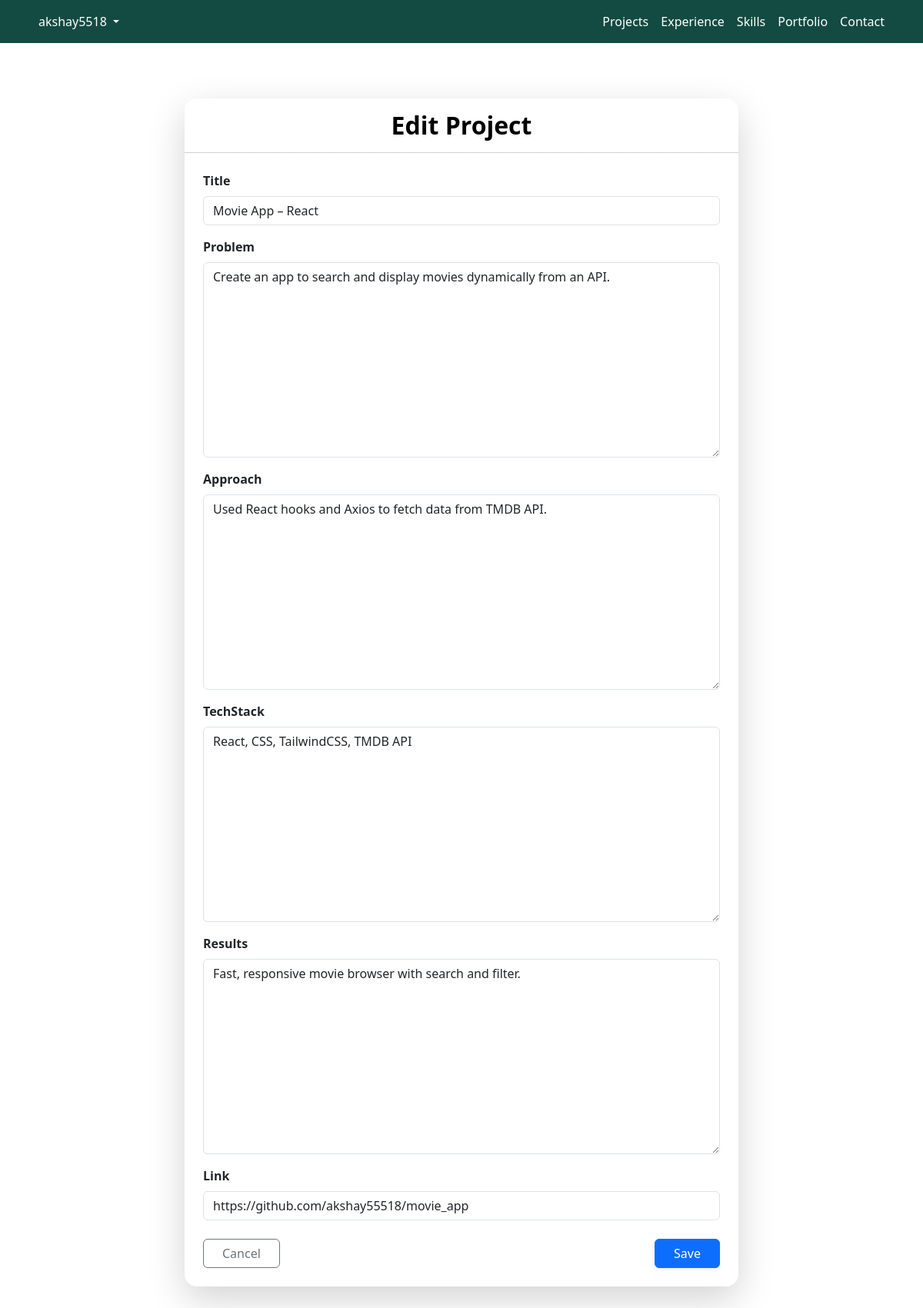
The page /projects/2/edit/ (signed in) on the database its author committed.
### Portfolio_App/models.py (models this page shows, shortened)
class Project(models.Model):
    title = models.CharField(max_length=200)
    problem = models.TextField()
    approach = models.TextField()
    techStack = models.TextField()
    results = models.TextField()
    link = models.URLField(blank=True,null=True)
    created_at = models.DateTimeField(auto_now_add=True)

### Portfolio_Admin_App/views.py (the view)
# urls.py: path('projects/<int:pk>/edit/', project_edit, name='project_edit'),
@login_required(login_url='login')
def project_edit(request, pk):
    project = get_object_or_404(Project, pk=pk)
    if request.method == 'POST':
        form = ProjectForm(request.POST, instance=project)
        if form.is_valid():
            form.save()
            return redirect('projects')
    else:
        form = ProjectForm(instance=project)
    return render(request, 'project_form.html', {'form': form, 'title': 'Edit Project'})

### Portfolio_Admin_App/forms.py
class ProjectForm(forms.ModelForm):
    class Meta:
        model = Project
        fields = ['title', 'problem', 'approach', 'techStack', 'results', 'link']
    def __init__(self, *args, **kwargs):
        super(ProjectForm, self).__init__(*args, **kwargs)
        for field_name, field in self.fields.items():
            field.widget.attrs['class'] = 'form-control'

### Portfolio_Admin_App/templates/project_form.html (shortened to what this page needs)
{% extends "base.html" %}
{% block content %}
<div class="container py-5">
    <div class="row justify-content-center">
        <div class="col-md-8">
            <div class="card border-0 shadow-lg rounded-4">
                <div class="card-header bg-gradient text-white text-center py-3 rounded-top"
                     style="background: linear-gradient(135deg, #4facfe 0%, #00f2fe 100%);">
                    <h2 class="mb-0 fw-bold text-black">{{ title }}</h2>
                </div>
                <div class="card-body p-4">
                    <form method="post">
                        {% for field in form %}
                            <div class="mb-3">
                                <label class="form-label fw-semibold">{{ field.label }}</label>
                                {{ field }}
                            </div>
                        {% endfor %}
                        <div class="d-flex justify-content-between mt-4">
                            <a href="{% url 'projects' %}" class="btn btn-outline-secondary px-4">
                                 Cancel
                            </a>
                            <button type="submit" class="btn btn-primary px-4 shadow-sm">
                                 Save
                            </button>
                        </div>
                    </form>
                </div>
            </div>
        </div>
    </div>
</div>
{% endblock %}

### Portfolio_Admin_App/templates/base.html (shortened to what this page needs)
{% load static %}
<!DOCTYPE html>
<html lang="en">
<head>
    <link rel="stylesheet" href="https://cdn.jsdelivr.net/npm/bootstrap@5.3.2/dist/css/bootstrap.min.css">
    <link rel="stylesheet" href="{% static 'css/dashboard.css' %}">
    <link rel="stylesheet" href="{% static 'css/experience.css' %}">
</head>
<body>
    <nav class="navbar navbar-expand-lg" style="background-color: #134b42;">
        <div class="container">
            <div class="collapse navbar-collapse" id="navbarContent">
                {% if request.user.is_authenticated %}
                <ul class="navbar-nav me-auto mb-2 mb-lg-0 d-none d-lg-flex">
                    <li class="nav-item dropdown">
                        <a class="nav-link dropdown-toggle text-white" href="#" id="userDropdown" role="button"
                            data-bs-toggle="dropdown" aria-expanded="false">
                            {{ request.user.username }}
                        </a>
                    </li>
                </ul>
                <ul class="navbar-nav ms-auto mb-2 mb-lg-0">
                    <li class="nav-item d-none d-lg-block"><a class="nav-link text-white" href="{% url 'projects' %}">Projects</a></li>
                    <li class="nav-item d-none d-lg-block"><a class="nav-link text-white" href="{% url 'experience' %}">Experience</a></li>
                    <li class="nav-item d-none d-lg-block"><a class="nav-link text-white" href="{% url 'skills' %}">Skills</a></li>
                    <li class="nav-item d-none d-lg-block"><a class="nav-link text-white" href="{% url 'portfolio' %}">Portfolio</a></li>
                    <li class="nav-item d-none d-lg-block"><a class="nav-link text-white" href="{% url 'contact' %}">Contact</a>
                    </li>
                </ul>
                {% else %}
                <ul class="navbar-nav">
                    <li class="d-flex justify-content-start align-items-start text-white">AdminLogin</li>
                </ul>
                {% endif %}
            </div>
        </div>
    </nav>
    <div class="container mt-4">
        {% block content %}
        {% endblock %}
    </div>
</body>
</html>

### rows shown on the page
Project: form "Movie App – React" "Create an app to search and display movies dynamically from an API." "Used React hooks and Axios to fetch data from TMDB API." "React, CSS, TailwindCSS, TMDB API" "Fast, responsive movie browser with search and filter." "https://github.com/akshay55518/movie_app"

### other values the page prints
{{ request.user.username }} "akshay5518"
{{ title }} "Edit Project"
{{ field.label }} "Title" "Problem" "Approach" "TechStack" "Results" "Link"
